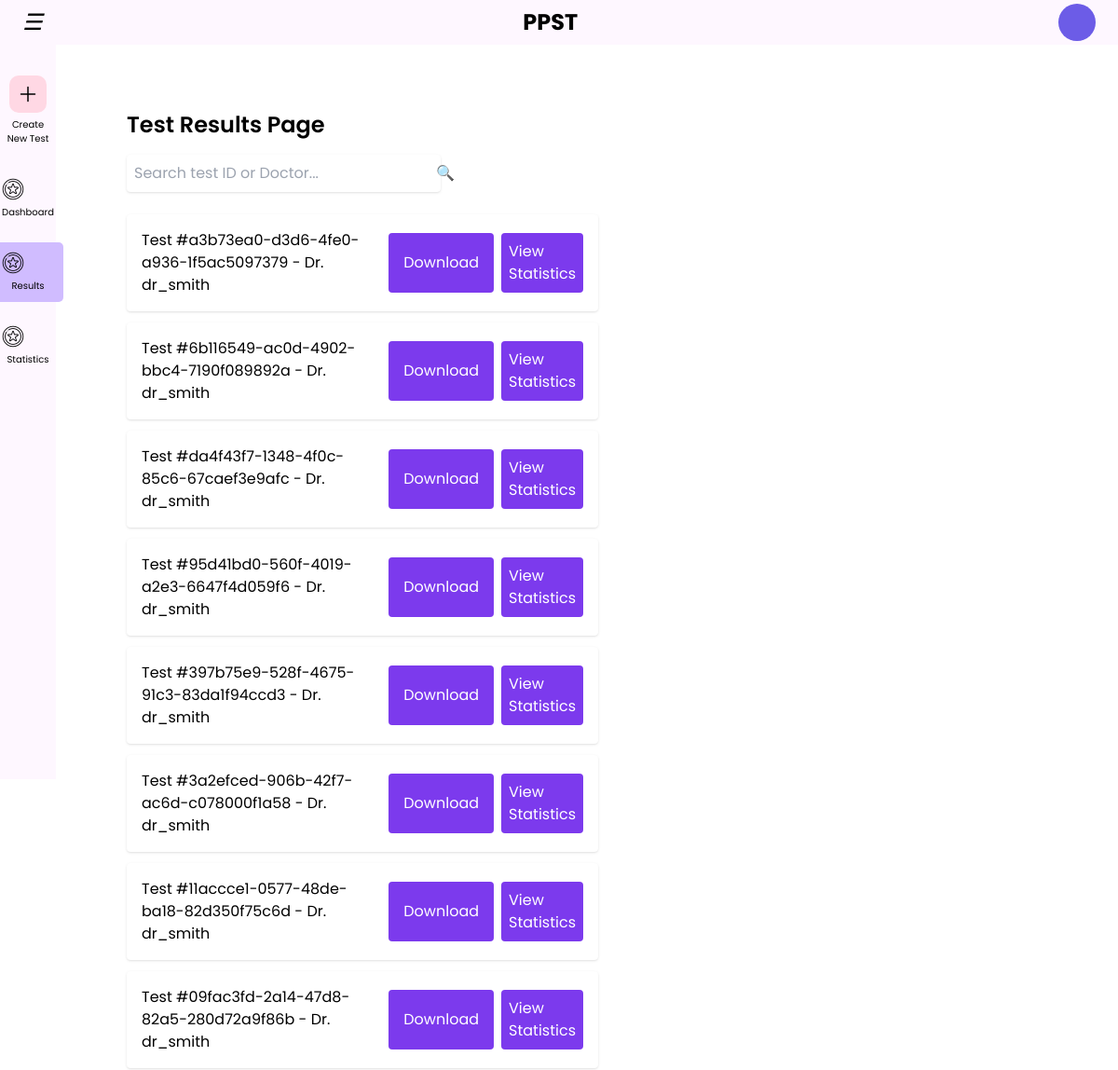
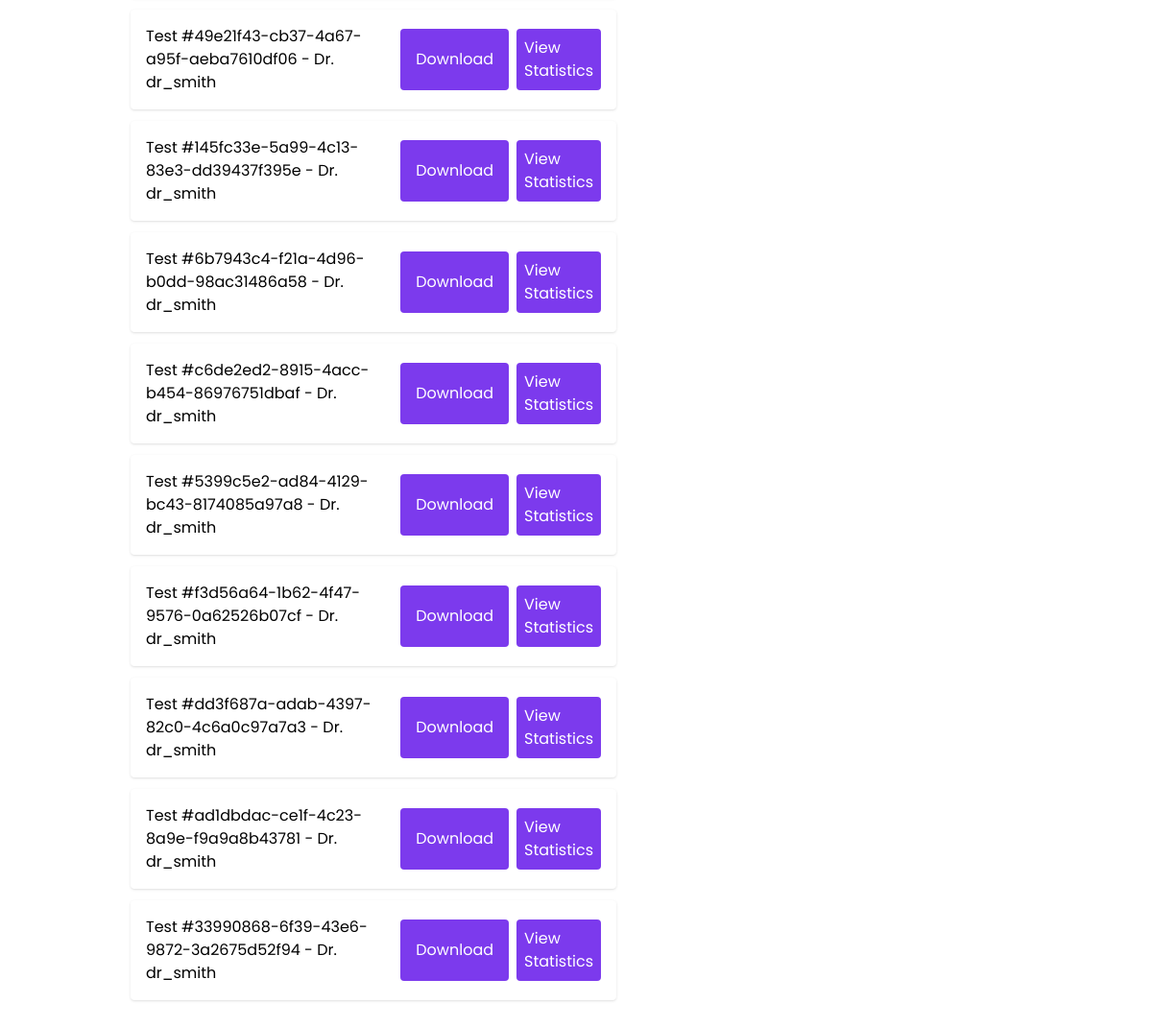
Screenshot of /basic/doctor-results (signed in) with the database file from the repository (2 pictures, top to bottom).
### basic/models.py (models this page shows, shortened)
class TestSession(models.Model):
    test_id = models.TextField(primary_key=True)
    doctor = models.ForeignKey(User, on_delete=models.CASCADE)  # Link to built-in User model
    age = models.IntegerField()
    date = models.DateTimeField(null=True)
    duration = models.DurationField(null=True)
    avg_latency = models.FloatField(null=True)
    accuracy = models.FloatField(null=True)
    stimuli_order = models.TextField(null=True)
    state = models.TextField(default="ready")
    language = models.TextField(default="en")

### basic/views.py (the view)
# urls.py: path("doctor-results", doctor_results, name='doctor-results'),
@login_required(login_url='/basic/')
def doctor_results(request):
    test_sessions = TestSession.objects.filter(doctor=request.user)
    return render(request, 'basic/dashboard/doctor_results.html', {'test_sessions': test_sessions})

### basic/templates/basic/dashboard/doctor_results.html (shortened to what this page needs)
{% extends 'basic/dashboard/base.html' %}
{% block content %}
    <head>
        <script src="https://cdn.tailwindcss.com"></script>
    </head>
    <body class="bg-[var(--light-purple)] font-sans">
    <div class="flex h-screen">
        <div class="flex-1 p-8">
            <h1 class="text-2xl font-semibold">Test Results Page</h1>
            <div class="mt-4 w-1/3 bg-white p-2 rounded shadow flex items-center">
                <input id="searchInput" type="text" placeholder="Search test ID or Doctor..."
                       class="border-none outline-none flex-grow">
                <button onclick="filterTests()" class="ml-2">🔍</button>
            </div>
            <div class="mt-6 w-1/2 space-y-3">
                {% for test in test_sessions %}
                    <div class="test-item bg-white p-4 rounded shadow flex justify-between items-center">
                        <span>Test #{{ test.test_id }} - Dr. {{ test.doctor.username }}</span>
                        <div class="flex gap-2">
                            <button onclick="exportTestData('{{ test.test_id }}')"
                                    class="bg-[var(--button-purple)] text-white px-4 py-2 rounded">
                                Download
                            </button>
<a href="/basic/test_statistics/{{ test.test_id }}/"
class="bg-[var(--button-purple)] text-white px-2 py-2 rounded flex items-center justify-center">
View Statistics
</a>
                        </div>
                    </div>
                {% empty %}
                    <p>No test sessions available.</p>
                {% endfor %}
            </div>
        </div>
    </div>
    </body>
{% endblock %}

### basic/static/basic/styles1.css (style rules this page uses)
* { margin: 0; padding: 0; box-sizing: border-box; font-family: "Poppins", Arial, sans-serif; }
body { display: flex; height: 100vh; background-color: #ffffff; }

### basic/templates/basic/dashboard/doctor_results.html (style rules this page uses)
:root { --sidebar-purple: #f3e8ff; --button-purple: #7c3aed; }

### rows the page displays
TestSession: test_id "a3b73ea0-d3d6-4fe0-a936-1f5ac5097379", doctor.username "dr_smith"
TestSession: test_id "6b116549-ac0d-4902-bbc4-7190f089892a", doctor.username "dr_smith"
TestSession: test_id "da4f43f7-1348-4f0c-85c6-67caef3e9afc", doctor.username "dr_smith"
TestSession: test_id "95d41bd0-560f-4019-a2e3-6647f4d059f6", doctor.username "dr_smith"
TestSession: test_id "397b75e9-528f-4675-91c3-83da1f94ccd3", doctor.username "dr_smith"
TestSession: test_id "3a2efced-906b-42f7-ac6d-c078000f1a58", doctor.username "dr_smith"
TestSession: test_id "11accce1-0577-48de-ba18-82d350f75c6d", doctor.username "dr_smith"
TestSession: test_id "09fac3fd-2a14-47d8-82a5-280d72a9f86b", doctor.username "dr_smith"
TestSession: test_id "49e21f43-cb37-4a67-a95f-aeba7610df06", doctor.username "dr_smith"
TestSession: test_id "145fc33e-5a99-4c13-83e3-dd39437f395e", doctor.username "dr_smith"
TestSession: test_id "6b7943c4-f21a-4d96-b0dd-98ac31486a58", doctor.username "dr_smith"
TestSession: test_id "c6de2ed2-8915-4acc-b454-86976751dbaf", doctor.username "dr_smith"
TestSession: test_id "5399c5e2-ad84-4129-bc43-8174085a97a8", doctor.username "dr_smith"
TestSession: test_id "f3d56a64-1b62-4f47-9576-0a62526b07cf", doctor.username "dr_smith"
TestSession: test_id "dd3f687a-adab-4397-82c0-4c6a0c97a7a3", doctor.username "dr_smith"
TestSession: test_id "ad1dbdac-ce1f-4c23-8a9e-f9a9a8b43781", doctor.username "dr_smith"
TestSession: test_id "33990868-6f39-43e6-9872-3a2675d52f94", doctor.username "dr_smith"
